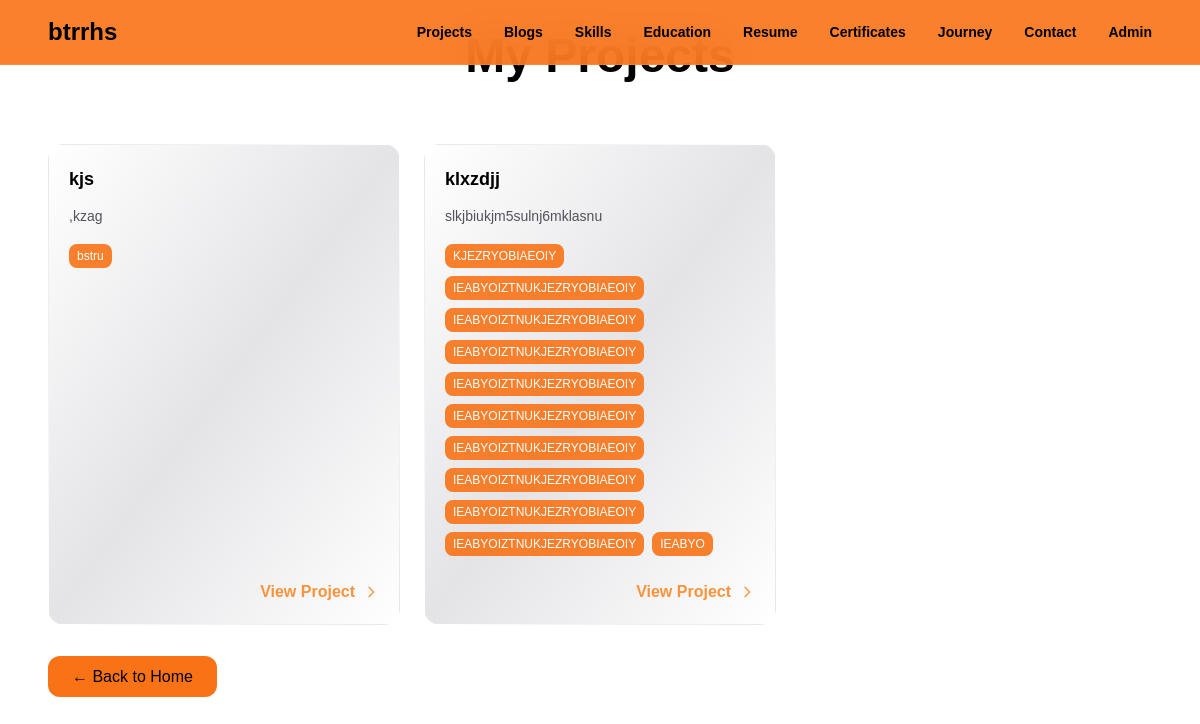
The page /projects/ on the database as committed earlier.
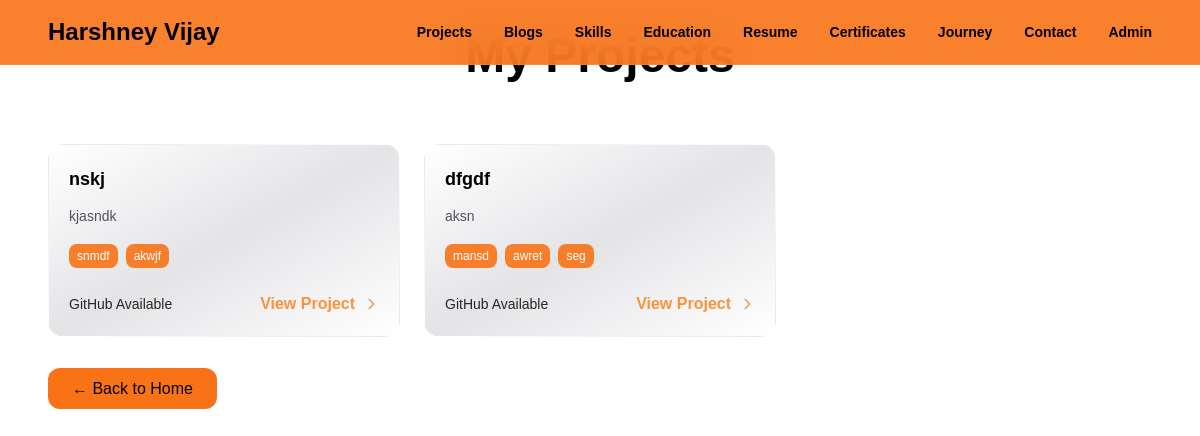
The same page on the database as committed later.
### projects/models.py (models this page shows, shortened)
class Introduction(models.Model):
    name = models.CharField(
        max_length=100
    )
    title = models.CharField(
        max_length=200
    )
    description = models.TextField()

class Project(models.Model):
    title = models.CharField(max_length=200)
    short_description = models.TextField()
    full_description = models.TextField()
    technologies = models.CharField(
        max_length=255,
        blank=True
    )
    github_link = models.URLField(
        blank=True
    )
    live_link = models.URLField(
        blank=True
    )
    image = models.ImageField(
        upload_to='projects/',
        blank=True,
        null=True
    )
    created_at = models.DateTimeField(
        auto_now_add=True
    )
    show_on_homepage = models.BooleanField(
    default=True,
    verbose_name="Show on homepage"
    )

### projects/views.py (the view)
def projects(request):
    return render(
        request,
        "projects/projects.html",
        {
            "projects": Project.objects.all(),
            "intro": Introduction.objects.first(),
        },
    )

### projects/templates/projects/projects.html (shortened to what this page needs)
{% extends "base.html" %} {% block title %}Projects | {{ intro.name }}{%endblock %} {% block content %}
<section id="projects_full" class="snap-start px-6 max-w-6xl mx-auto">
  <div class="text-center mb-16">
    <h1 class="text-5xl font-black text-black pt-8">My Projects</h1>
  </div>
  <div class="grid grid-cols-1 sm:grid-cols-2 lg:grid-cols-3 gap-6">
    {% for project in projects %}
    <a href="{% url 'project_detail' project.id %}" class="group flex">
      <div
        class="relative flex flex-col w-full overflow-hidden rounded-2xl bg-gradient-to-br from-transparent via-zinc-200 to-transparent border border-white/10 p-5 transition-all duration-300 hover:-translate-y-2 hover:scale-[1.02] hover:border-orange-500/30 hover:shadow-[0_20px_60px_rgba(245,158,11,0.15)]"
      >
        <div class="absolute inset-0 overflow-hidden pointer-events-none">
        </div>
        <h3 class="text-lg font-black text-black line-clamp-2">
          {{ project.title }}
        </h3>
        <p class="mt-3 text-sm text-zinc-600 leading-relaxed line-clamp-3">
          {{ project.short_description }}
        </p>
        <div class="mt-4 flex flex-wrap gap-2">
          {% for tech in project.technologies.split %}
          <span
            class="px-2 py-1 rounded-lg bg-orange-500/90 text-white text-xs font-medium"
          >
            {{ tech }}
          </span>
          {% endfor %}
        </div>
        <div class="mt-auto pt-6 flex justify-between items-center">
          {% if project.github_link %}
          <span class="text-sm text-neutral-800"> GitHub Available </span>
          {% else %}
          <span></span>
          {% endif %}
          <span class="flex items-center gap-2 text-orange-400 font-semibold">
            View Project
            <svg
              xmlns="http://www.w3.org/2000/svg"
              class="w-4 h-4 transition-transform duration-300 group-hover:translate-x-1"
              fill="none"
              viewBox="0 0 24 24"
              stroke="currentColor"
            >
              <path
                stroke-linecap="round"
                stroke-linejoin="round"
                stroke-width="2"
                d="M9 5l7 7-7 7"
              />
            </svg>
          </span>
        </div>
      </div>
    </a>
    {% endfor %}
  </div>
  <div class="mb-8 pt-10">
    <a
      href="{% url 'home' %}"
      target="_blank"
        class="px-6 py-3 rounded-xl bg-orange-500 hover:bg-orange-700 text-black font-medium transition"
    >
      ← Back to Home
    </a>
  </div>
</section>
{% endblock %}

### projects/templates/base.html (shortened to what this page needs)
</body>
<!DOCTYPE html>
<html lang="en">
<head>
<link href="https://api.fontshare.com/v2/css?f[]=satoshi@300,400,500,700,900&display=swap" rel="stylesheet">
<link href="https://unpkg.com/aos@2.3.4/dist/aos.css" rel="stylesheet">
<link rel="stylesheet"
href="https://cdnjs.cloudflare.com/ajax/libs/font-awesome/6.7.2/css/all.min.css">
<script src="https://cdn.tailwindcss.com"></script>
</head>
<body class="bg-mist-50 text-black">
<nav id="desktop-navbar"
class="hidden md:block fixed top-0 left-0 w-full z-40
bg-orange-500/90 backdrop-blur-xl
border-b border-white/10
transition-transform duration-300">
<div class="max-w-6xl mx-auto px-6 py-4 flex items-center justify-between">
<a href="/"
class="text-2xl font-black hover:text-white transition">
{{ intro.name }}
</a>
<div class="flex gap-8 text-sm font-semibold">
<a href="/#projects" class="hover:text-white transition">
Projects
</a>
<a href="/#blogs" class="hover:text-white transition">
Blogs
</a>
<a href="/#skills" class="hover:text-white transition">
Skills
</a>
<a href="/#education" class="hover:text-white transition">
Education
</a>
<a href="/#resume" class="hover:text-white transition">
Resume
</a>
<a href="/#certifications" class="hover:text-white transition">
Certificates
</a>
<a href="{% url 'journey' %}" class="hover:text-white transition">
Journey
</a>
<a href="/#contact" class="hover:text-white transition">
Contact
</a>
<a href="/admin" class="hover:text-white transition">
Admin
</a>
</div>
</div>
</nav>
<main class="pt-20 md:pt-0">
{% block content %}
{% endblock %}
</main>
</html>

### projects/templates/base.html (style rules this page uses)
html { scroll-behavior:smooth; overflow-x:hidden; }
body { font-family:'Satoshi',sans-serif; }

Rows that differ between the two databases and show on the page:
removed Project: title "klxzdjj", short_description "slkjbiukjm5sulnj6mklasnu", split "KJEZRYOBIAEOIY" "IEABYOIZTNUKJEZRYOBIAEOIY" "IEABYOIZTNUKJEZRYOBIAEOIY" "IEABYOIZTNUKJEZRYOBIAEOIY" "IEABYOIZTNUKJEZRYOBIAEOIY" "IEABYOIZTNUKJEZRYOBIAEOIY" "IEABYOIZTNUKJEZRYOBIAEOIY" "IEABYOIZTNUKJEZRYOBIAEOIY" "IEABYOIZTNUKJEZRYOBIAEOIY" "IEABYOIZTNUKJEZRYOBIAEOIY" "IEABYO"
changed Introduction: name "btrrhs" → "Harshney Vijay"
changed Project: title "kjs" → "nskj"; short_description ",kzag" → "kjasndk"; now shows "GitHub Available"
added Project: title "dfgdf", short_description "aksn", split "mansd" "awret" "seg", shows "GitHub Available"
Other text that changed with them:
new list line: "snmdf"
new list line: "akwjf"
list line gone: "bstru"
